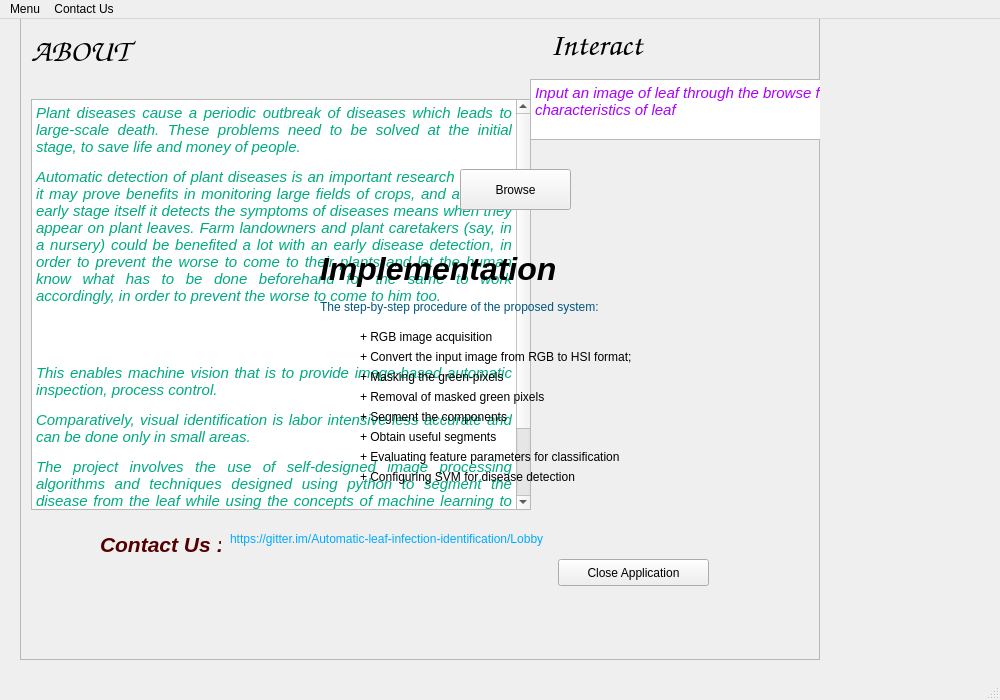
<?xml version="1.0" encoding="UTF-8"?>
<ui version="4.0">
 <class>MainWindow</class>
 <widget class="QMainWindow" name="MainWindow">
  <property name="geometry">
   <rect>
    <x>0</x>
    <y>0</y>
    <width>1000</width>
    <height>700</height>
   </rect>
  </property>
  <property name="windowTitle">
   <string>MainWindow</string>
  </property>
  <widget class="QWidget" name="centralwidget">
   <widget class="QFrame" name="frame">
    <property name="geometry">
     <rect>
      <x>20</x>
      <y>-10</y>
      <width>800</width>
      <height>651</height>
     </rect>
    </property>
    <property name="autoFillBackground">
     <bool>true</bool>
    </property>
    <property name="styleSheet">
     <string notr="true"/>
    </property>
    <property name="frameShape">
     <enum>QFrame::StyledPanel</enum>
    </property>
    <property name="frameShadow">
     <enum>QFrame::Raised</enum>
    </property>
    <widget class="QLabel" name="label">
     <property name="geometry">
      <rect>
       <x>11</x>
       <y>21</y>
       <width>307</width>
       <height>42</height>
      </rect>
     </property>
     <property name="font">
      <font>
       <family>URW Chancery L</family>
       <pointsize>24</pointsize>
       <weight>30</weight>
       <italic>true</italic>
       <bold>true</bold>
      </font>
     </property>
     <property name="text">
      <string>&lt;html&gt;&lt;head/&gt;&lt;body&gt;&lt;p&gt;&lt;span style=&quot; color:#000000;&quot;&gt;ABOUT&lt;/span&gt;&lt;/p&gt;&lt;/body&gt;&lt;/html&gt;</string>
     </property>
    </widget>
    <widget class="QTextBrowser" name="textBrowser">
     <property name="geometry">
      <rect>
       <x>11</x>
       <y>90</y>
       <width>500</width>
       <height>411</height>
      </rect>
     </property>
     <property name="html">
      <string>&lt;!DOCTYPE HTML PUBLIC &quot;-//W3C//DTD HTML 4.0//EN&quot; &quot;http://www.w3.org/TR/REC-html40/strict.dtd&quot;&gt;
&lt;html&gt;&lt;head&gt;&lt;meta name=&quot;qrichtext&quot; content=&quot;1&quot; /&gt;&lt;style type=&quot;text/css&quot;&gt;
p, li { white-space: pre-wrap; }
&lt;/style&gt;&lt;/head&gt;&lt;body style=&quot; font-family:'Ubuntu'; font-size:11pt; font-weight:400; font-style:normal;&quot;&gt;
&lt;p align=&quot;justify&quot; style=&quot; margin-top:12px; margin-bottom:12px; margin-left:0px; margin-right:0px; -qt-block-indent:0; text-indent:0px;&quot;&gt;&lt;span style=&quot; font-style:italic; color:#00aa7f;&quot;&gt;Plant diseases cause a periodic outbreak of diseases which leads to large-scale death. These problems need to be solved at the initial stage, to save life and money of people.&lt;/span&gt;&lt;/p&gt;
&lt;p align=&quot;justify&quot; style=&quot; margin-top:12px; margin-bottom:12px; margin-left:0px; margin-right:0px; -qt-block-indent:0; text-indent:0px;&quot;&gt;&lt;span style=&quot; font-style:italic; color:#00aa7f;&quot;&gt;Automatic detection of plant diseases is an important research topic as it may prove benefits in monitoring large fields of crops, and at a very early stage itself it detects the symptoms of diseases means when they appear on plant leaves. Farm landowners and plant caretakers (say, in a nursery) could be benefited a lot with an early disease detection, in order to prevent the worse to come to their plants and let the human know what has to be done beforehand for the same to work accordingly, in order to prevent the worse to come to him too.&lt;/span&gt;&lt;/p&gt;
&lt;p align=&quot;justify&quot; style=&quot; margin-top:12px; margin-bottom:12px; margin-left:0px; margin-right:0px; -qt-block-indent:0; text-indent:0px;&quot;&gt;&lt;br /&gt;&lt;/p&gt;
&lt;p align=&quot;justify&quot; style=&quot; margin-top:12px; margin-bottom:12px; margin-left:0px; margin-right:0px; -qt-block-indent:0; text-indent:0px;&quot;&gt;&lt;span style=&quot; font-style:italic; color:#00aa7f;&quot;&gt;This enables machine vision that is to provide image-based automatic inspection, process control. &lt;/span&gt;&lt;/p&gt;
&lt;p align=&quot;justify&quot; style=&quot; margin-top:12px; margin-bottom:12px; margin-left:0px; margin-right:0px; -qt-block-indent:0; text-indent:0px;&quot;&gt;&lt;span style=&quot; font-style:italic; color:#00aa7f;&quot;&gt;Comparatively, visual identification is labor intensive less accurate and can be done only in small areas. &lt;/span&gt;&lt;/p&gt;
&lt;p align=&quot;justify&quot; style=&quot; margin-top:12px; margin-bottom:12px; margin-left:0px; margin-right:0px; -qt-block-indent:0; text-indent:0px;&quot;&gt;&lt;span style=&quot; font-style:italic; color:#00aa7f;&quot;&gt;The project involves the use of self-designed image processing algorithms and techniques designed using python to segment the disease from the leaf while using the concepts of machine learning to categorise the plant leaves as healthy or infected.&lt;/span&gt;&lt;/p&gt;
&lt;p align=&quot;justify&quot; style=&quot; margin-top:12px; margin-bottom:12px; margin-left:0px; margin-right:0px; -qt-block-indent:0; text-indent:0px;&quot;&gt;&lt;span style=&quot; font-style:italic; color:#00aa7f;&quot;&gt;By this method, the plant diseases can be identified at the initial stage itself and the pest and infection control tools can be used to solve pest problems while minimizing risks to people and the environment.&lt;/span&gt;&lt;/p&gt;&lt;/body&gt;&lt;/html&gt;</string>
     </property>
    </widget>
    <widget class="QLabel" name="label_2">
     <property name="geometry">
      <rect>
       <x>530</x>
       <y>10</y>
       <width>191</width>
       <height>51</height>
      </rect>
     </property>
     <property name="font">
      <font>
       <family>URW Chancery L</family>
       <pointsize>24</pointsize>
       <weight>75</weight>
       <italic>true</italic>
       <bold>true</bold>
      </font>
     </property>
     <property name="text">
      <string>&lt;html&gt;&lt;head/&gt;&lt;body&gt;&lt;p&gt;&lt;span style=&quot; color:#000000;&quot;&gt;Interact&lt;/span&gt;&lt;/p&gt;&lt;/body&gt;&lt;/html&gt;</string>
     </property>
    </widget>
    <widget class="QPushButton" name="browse">
     <property name="geometry">
      <rect>
       <x>440</x>
       <y>160</y>
       <width>111</width>
       <height>41</height>
      </rect>
     </property>
     <property name="text">
      <string>Browse</string>
     </property>
    </widget>
    <widget class="QTextBrowser" name="textBrowser_2">
     <property name="geometry">
      <rect>
       <x>510</x>
       <y>70</y>
       <width>400</width>
       <height>61</height>
      </rect>
     </property>
     <property name="html">
      <string>&lt;!DOCTYPE HTML PUBLIC &quot;-//W3C//DTD HTML 4.0//EN&quot; &quot;http://www.w3.org/TR/REC-html40/strict.dtd&quot;&gt;
&lt;html&gt;&lt;head&gt;&lt;meta name=&quot;qrichtext&quot; content=&quot;1&quot; /&gt;&lt;style type=&quot;text/css&quot;&gt;
p, li { white-space: pre-wrap; }
&lt;/style&gt;&lt;/head&gt;&lt;body style=&quot; font-family:'Ubuntu'; font-size:11pt; font-weight:400; font-style:normal;&quot;&gt;
&lt;p style=&quot; margin-top:0px; margin-bottom:0px; margin-left:0px; margin-right:0px; -qt-block-indent:0; text-indent:0px;&quot;&gt;&lt;span style=&quot; font-family:'URW Gothic L'; font-style:italic; color:#aa00ff;&quot;&gt;Input an image of leaf through the browse field to know the characteristics of leaf&lt;/span&gt;&lt;/p&gt;&lt;/body&gt;&lt;/html&gt;</string>
     </property>
    </widget>
    <widget class="QLabel" name="label_4">
     <property name="geometry">
      <rect>
       <x>300</x>
       <y>240</y>
       <width>241</width>
       <height>41</height>
      </rect>
     </property>
     <property name="text">
      <string>&lt;html&gt;&lt;head/&gt;&lt;body&gt;&lt;p&gt;&lt;span style=&quot; font-size:24pt; font-weight:600; font-style:italic;&quot;&gt;Implementation&lt;/span&gt;&lt;/p&gt;&lt;/body&gt;&lt;/html&gt;</string>
     </property>
    </widget>
    <widget class="QLabel" name="label_5">
     <property name="geometry">
      <rect>
       <x>300</x>
       <y>290</y>
       <width>381</width>
       <height>17</height>
      </rect>
     </property>
     <property name="text">
      <string>&lt;html&gt;&lt;head/&gt;&lt;body&gt;&lt;p&gt;&lt;span style=&quot; color:#00557f;&quot;&gt;The step-by-step procedure of the proposed system:&lt;/span&gt;&lt;/p&gt;&lt;/body&gt;&lt;/html&gt;</string>
     </property>
    </widget>
    <widget class="QLabel" name="label_6">
     <property name="geometry">
      <rect>
       <x>340</x>
       <y>320</y>
       <width>221</width>
       <height>17</height>
      </rect>
     </property>
     <property name="text">
      <string>&lt;html&gt;&lt;head/&gt;&lt;body&gt;&lt;p&gt;&lt;span style=&quot; color:#000000;&quot;&gt;+ RGB image acquisition&lt;/span&gt;&lt;/p&gt;&lt;/body&gt;&lt;/html&gt;</string>
     </property>
    </widget>
    <widget class="QLabel" name="label_7">
     <property name="geometry">
      <rect>
       <x>340</x>
       <y>340</y>
       <width>351</width>
       <height>17</height>
      </rect>
     </property>
     <property name="text">
      <string>&lt;html&gt;&lt;head/&gt;&lt;body&gt;&lt;p&gt;&lt;span style=&quot; color:#000000;&quot;&gt;+ Convert the input image from RGB to HSI format;&lt;/span&gt;&lt;/p&gt;&lt;/body&gt;&lt;/html&gt;</string>
     </property>
    </widget>
    <widget class="QLabel" name="label_8">
     <property name="geometry">
      <rect>
       <x>340</x>
       <y>360</y>
       <width>341</width>
       <height>17</height>
      </rect>
     </property>
     <property name="text">
      <string>&lt;html&gt;&lt;head/&gt;&lt;body&gt;&lt;p&gt;&lt;span style=&quot; color:#000000;&quot;&gt;+ Masking the green-pixels&lt;/span&gt;&lt;/p&gt;&lt;/body&gt;&lt;/html&gt;</string>
     </property>
    </widget>
    <widget class="QLabel" name="label_9">
     <property name="geometry">
      <rect>
       <x>340</x>
       <y>380</y>
       <width>271</width>
       <height>17</height>
      </rect>
     </property>
     <property name="text">
      <string>&lt;html&gt;&lt;head/&gt;&lt;body&gt;&lt;p&gt;&lt;span style=&quot; color:#000000;&quot;&gt;+ Removal of masked green pixels&lt;/span&gt;&lt;/p&gt;&lt;/body&gt;&lt;/html&gt;</string>
     </property>
    </widget>
    <widget class="QLabel" name="label_10">
     <property name="geometry">
      <rect>
       <x>340</x>
       <y>400</y>
       <width>271</width>
       <height>17</height>
      </rect>
     </property>
     <property name="text">
      <string>&lt;html&gt;&lt;head/&gt;&lt;body&gt;&lt;p&gt;&lt;span style=&quot; color:#000000;&quot;&gt;+ Segment the components&lt;/span&gt;&lt;/p&gt;&lt;/body&gt;&lt;/html&gt;</string>
     </property>
    </widget>
    <widget class="QLabel" name="label_11">
     <property name="geometry">
      <rect>
       <x>340</x>
       <y>420</y>
       <width>211</width>
       <height>17</height>
      </rect>
     </property>
     <property name="text">
      <string>&lt;html&gt;&lt;head/&gt;&lt;body&gt;&lt;p&gt;&lt;span style=&quot; color:#000000;&quot;&gt;+ Obtain useful segments&lt;/span&gt;&lt;/p&gt;&lt;/body&gt;&lt;/html&gt;</string>
     </property>
    </widget>
    <widget class="QLabel" name="label_12">
     <property name="geometry">
      <rect>
       <x>340</x>
       <y>440</y>
       <width>341</width>
       <height>17</height>
      </rect>
     </property>
     <property name="text">
      <string>&lt;html&gt;&lt;head/&gt;&lt;body&gt;&lt;p&gt;&lt;span style=&quot; color:#000000;&quot;&gt;+ Evaluating feature parameters for classification&lt;/span&gt;&lt;/p&gt;&lt;/body&gt;&lt;/html&gt;</string>
     </property>
    </widget>
    <widget class="QLabel" name="label_13">
     <property name="geometry">
      <rect>
       <x>340</x>
       <y>460</y>
       <width>331</width>
       <height>17</height>
      </rect>
     </property>
     <property name="text">
      <string>&lt;html&gt;&lt;head/&gt;&lt;body&gt;&lt;p&gt;&lt;span style=&quot; color:#000000;&quot;&gt;+ Configuring SVM for disease detection&lt;/span&gt;&lt;/p&gt;&lt;/body&gt;&lt;/html&gt;</string>
     </property>
    </widget>
    <widget class="QLabel" name="label_3">
     <property name="geometry">
      <rect>
       <x>80</x>
       <y>520</y>
       <width>121</width>
       <height>31</height>
      </rect>
     </property>
     <property name="text">
      <string>&lt;html&gt;&lt;head/&gt;&lt;body&gt;&lt;p&gt;&lt;span style=&quot; font-size:16pt; font-weight:600; font-style:italic; color:#550000;&quot;&gt;Contact Us :&lt;/span&gt;&lt;/p&gt;&lt;/body&gt;&lt;/html&gt;</string>
     </property>
    </widget>
    <widget class="QLabel" name="label_14">
     <property name="geometry">
      <rect>
       <x>210</x>
       <y>520</y>
       <width>431</width>
       <height>20</height>
      </rect>
     </property>
     <property name="text">
      <string>&lt;html&gt;&lt;head/&gt;&lt;body&gt;&lt;p&gt;&lt;span style=&quot; color:#00aaff;&quot;&gt;https://gitter.im/Automatic-leaf-infection-identification/Lobby&lt;/span&gt;&lt;/p&gt;&lt;/body&gt;&lt;/html&gt;</string>
     </property>
    </widget>
    <widget class="QPushButton" name="close">
     <property name="geometry">
      <rect>
       <x>538</x>
       <y>550</y>
       <width>151</width>
       <height>27</height>
      </rect>
     </property>
     <property name="text">
      <string>Close Application</string>
     </property>
    </widget>
   </widget>
  </widget>
  <widget class="QMenuBar" name="menubar">
   <property name="geometry">
    <rect>
     <x>0</x>
     <y>0</y>
     <width>736</width>
     <height>25</height>
    </rect>
   </property>
   <widget class="QMenu" name="menuContact_Us">
    <property name="title">
     <string>Menu</string>
    </property>
    <addaction name="actionHelp"/>
    <addaction name="separator"/>
   </widget>
   <widget class="QMenu" name="menuContact_Us_2">
    <property name="title">
     <string>Contact Us</string>
    </property>
    <addaction name="actionHttps_gitter_im_Automatic_leaf_infection_identification_Lobby"/>
   </widget>
   <addaction name="menuContact_Us"/>
   <addaction name="menuContact_Us_2"/>
  </widget>
  <widget class="QStatusBar" name="statusbar"/>
  <action name="actionMin">
   <property name="icon">
    <iconset>
     <normaloff>:/newPrefix/about.png</normaloff>:/newPrefix/about.png</iconset>
   </property>
   <property name="text">
    <string>min</string>
   </property>
  </action>
  <action name="actionHttps_gitter_im_Automatic_leaf_infection_identification_Lobby">
   <property name="text">
    <string>https://gitter.im/Automatic-leaf-infection-identification/Lobby</string>
   </property>
  </action>
  <action name="actionHelp">
   <property name="text">
    <string>Help</string>
   </property>
  </action>
 </widget>
 <resources/>
 <connections/>
</ui>
